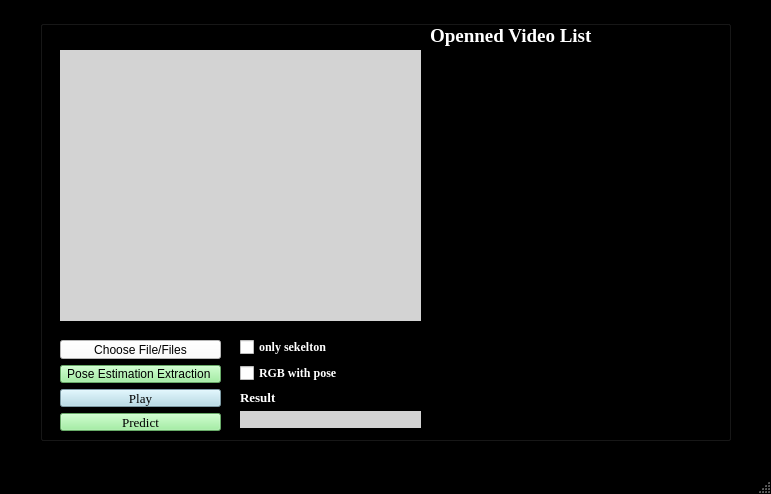
<?xml version="1.0" encoding="UTF-8"?>
<ui version="4.0">
 <class>MainWindow</class>
 <widget class="QMainWindow" name="MainWindow">
  <property name="geometry">
   <rect>
    <x>0</x>
    <y>0</y>
    <width>771</width>
    <height>494</height>
   </rect>
  </property>
  <property name="windowTitle">
   <string>MainWindow</string>
  </property>
  <property name="styleSheet">
   <string notr="true">#MainWindow{background:black;}</string>
  </property>
  <widget class="QWidget" name="centralwidget">
   <property name="styleSheet">
    <string notr="true">#centralwidget{background:black;}</string>
   </property>
   <widget class="QGroupBox" name="groupBox">
    <property name="geometry">
     <rect>
      <x>40</x>
      <y>20</y>
      <width>691</width>
      <height>421</height>
     </rect>
    </property>
    <property name="title">
     <string/>
    </property>
    <widget class="QLabel" name="captured">
     <property name="geometry">
      <rect>
       <x>20</x>
       <y>30</y>
       <width>361</width>
       <height>271</height>
      </rect>
     </property>
     <property name="font">
      <font>
       <family>Times New Roman</family>
       <pointsize>15</pointsize>
      </font>
     </property>
     <property name="autoFillBackground">
      <bool>false</bool>
     </property>
     <property name="styleSheet">
      <string notr="true">#captured{
 background-color: lightgray;
}</string>
     </property>
     <property name="text">
      <string/>
     </property>
    </widget>
    <widget class="QWidget" name="verticalLayoutWidget">
     <property name="geometry">
      <rect>
       <x>20</x>
       <y>320</y>
       <width>161</width>
       <height>91</height>
      </rect>
     </property>
     <layout class="QVBoxLayout" name="verticalLayout">
      <item>
       <widget class="QPushButton" name="choose_file_2">
        <property name="font">
         <font/>
        </property>
        <property name="styleSheet">
         <string notr="true">#choose_file_2{
background: white;

}</string>
        </property>
        <property name="text">
         <string>Choose File/Files</string>
        </property>
       </widget>
      </item>
      <item>
       <widget class="QPushButton" name="pose_extracte_2">
        <property name="font">
         <font/>
        </property>
        <property name="styleSheet">
         <string notr="true">#pose_extracte_2{
background:lightgreen;
}</string>
        </property>
        <property name="text">
         <string>Pose Estimation Extraction </string>
        </property>
       </widget>
      </item>
      <item>
       <widget class="QPushButton" name="play_2">
        <property name="font">
         <font>
          <family>Times New Roman</family>
          <pointsize>10</pointsize>
         </font>
        </property>
        <property name="styleSheet">
         <string notr="true">#play_2{
background:lightblue;
}</string>
        </property>
        <property name="text">
         <string>Play</string>
        </property>
       </widget>
      </item>
      <item>
       <widget class="QPushButton" name="predict_2">
        <property name="font">
         <font>
          <family>Times New Roman</family>
          <pointsize>10</pointsize>
         </font>
        </property>
        <property name="styleSheet">
         <string notr="true">#predict_2{
background:lightgreen;
}</string>
        </property>
        <property name="text">
         <string>Predict</string>
        </property>
       </widget>
      </item>
     </layout>
    </widget>
    <widget class="QWidget" name="verticalLayoutWidget_2">
     <property name="geometry">
      <rect>
       <x>200</x>
       <y>317</y>
       <width>181</width>
       <height>91</height>
      </rect>
     </property>
     <layout class="QVBoxLayout" name="verticalLayout_2">
      <item>
       <widget class="QCheckBox" name="pose">
        <property name="font">
         <font>
          <family>Times New Roman</family>
          <weight>75</weight>
          <bold>true</bold>
         </font>
        </property>
        <property name="styleSheet">
         <string notr="true">#pose{color:white;}</string>
        </property>
        <property name="text">
         <string>only sekelton</string>
        </property>
       </widget>
      </item>
      <item>
       <widget class="QCheckBox" name="rgb_pose">
        <property name="font">
         <font>
          <family>Times New Roman</family>
          <weight>75</weight>
          <bold>true</bold>
         </font>
        </property>
        <property name="styleSheet">
         <string notr="true">#rgb_pose{color:white;}</string>
        </property>
        <property name="text">
         <string>RGB with pose </string>
        </property>
       </widget>
      </item>
      <item>
       <widget class="QLabel" name="label">
        <property name="font">
         <font>
          <family>Times New Roman</family>
          <pointsize>10</pointsize>
          <weight>75</weight>
          <bold>true</bold>
         </font>
        </property>
        <property name="styleSheet">
         <string notr="true">#label{color:white;}</string>
        </property>
        <property name="text">
         <string>Result</string>
        </property>
       </widget>
      </item>
      <item>
       <widget class="QLabel" name="prediction_result_2">
        <property name="font">
         <font>
          <pointsize>-1</pointsize>
         </font>
        </property>
        <property name="styleSheet">
         <string notr="true">#prediction_result_2{
background:lightgray;
font-size:15px;
}</string>
        </property>
        <property name="text">
         <string/>
        </property>
       </widget>
      </item>
     </layout>
    </widget>
    <widget class="QLabel" name="opened">
     <property name="geometry">
      <rect>
       <x>390</x>
       <y>0</y>
       <width>261</width>
       <height>31</height>
      </rect>
     </property>
     <property name="font">
      <font>
       <family>Times New Roman</family>
       <pointsize>14</pointsize>
       <weight>75</weight>
       <bold>true</bold>
      </font>
     </property>
     <property name="styleSheet">
      <string notr="true">#opened{color:white;}</string>
     </property>
     <property name="text">
      <string>Openned Video List </string>
     </property>
    </widget>
   </widget>
  </widget>
  <widget class="QMenuBar" name="menubar">
   <property name="geometry">
    <rect>
     <x>0</x>
     <y>0</y>
     <width>771</width>
     <height>21</height>
    </rect>
   </property>
  </widget>
  <widget class="QStatusBar" name="statusbar"/>
 </widget>
 <resources/>
 <connections/>
</ui>
